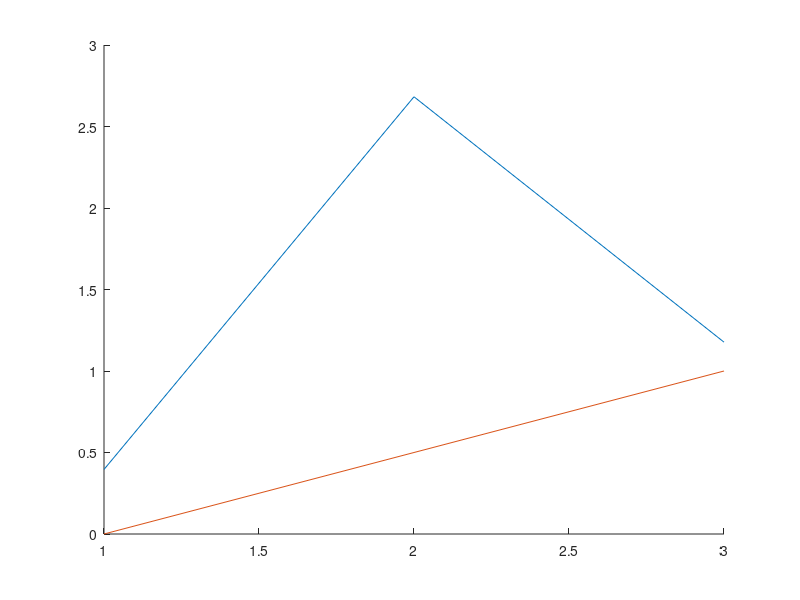
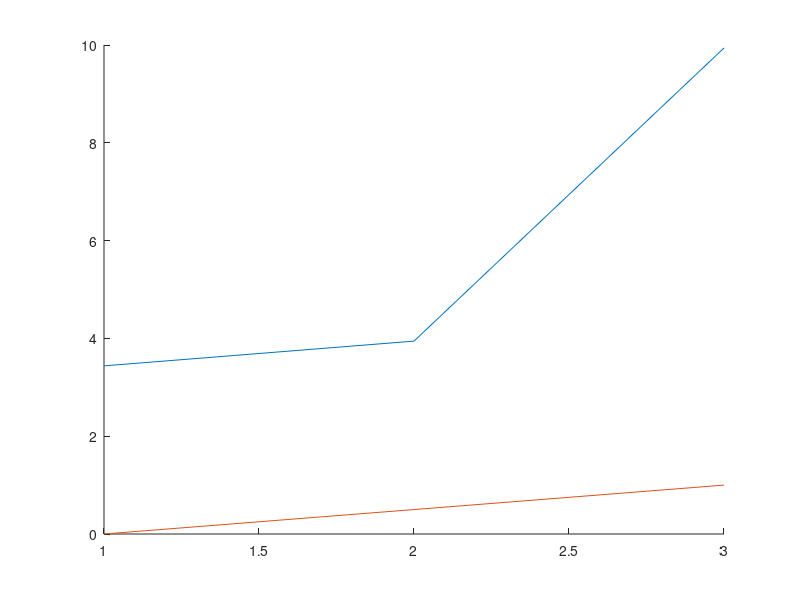
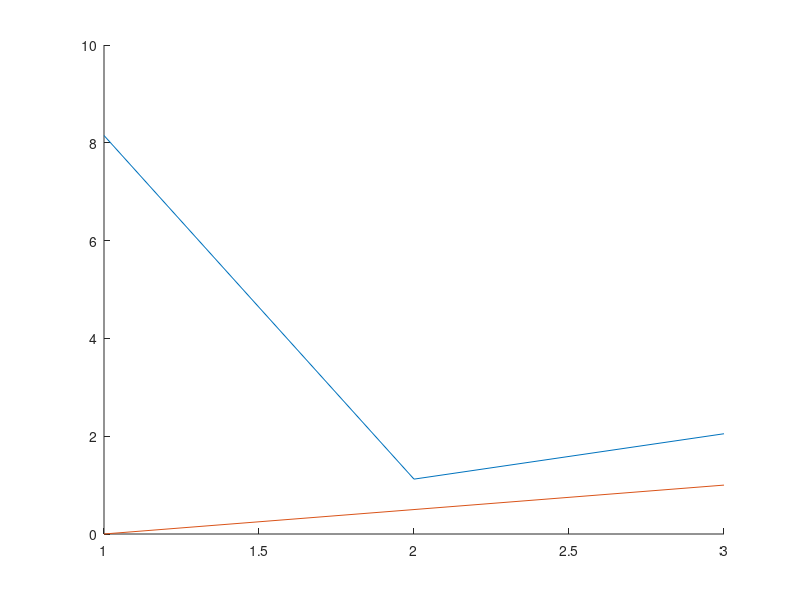
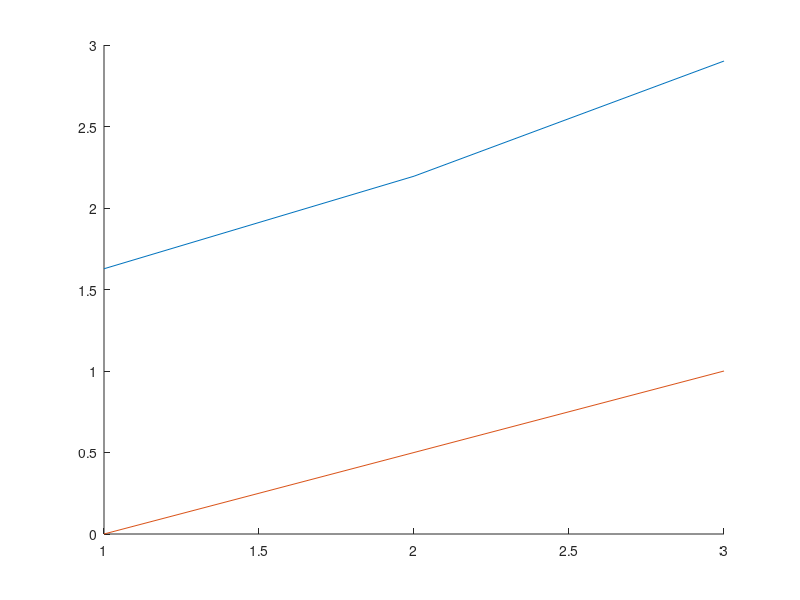

Write MATLAB code to recreate these figures, in order.

%ladda in datan
%case 1
GMappingCase1Fast=[0.6059 0.2250 0.8305 0.6480 0.2030 0.5025 0.0765];
GMappingCase1Med=[0.3742 1.5669 1.3889 0.5142 1.0858 0.9860 0.2767];
GMappingCase1Slow=[0.6092 0.3467 0.6524 1.1289 1.0715 0.7617 0.1096];
HectorCase1Fast=[1.1902 1.5843 1.1888 1.1912 1.1889 1.2687 0.0311];
HectorCase1Med=[0.3680 0.4841 0.4754 0.4778 0.4535 0.4518 0.0023];
HectorCase1Slow=[0.2443 5.3189 5.3191 5.3141 5.3191 4.3031 5.1482];

GMappingCase1FastA=[ 0.1065 0.0555 0.0764 0.0814 0.0644 0.0769 0.0004];
GMappingCase1MedA=[ 0.0213 0.1364 0.1443 0.0703 0.1066 0.0958 0.0026];
GMappingCase1SlowA=[ -0.0494 -0.0454 -0.0714 -0.0634 -0.1045 -0.0668 0.0006];
HectorCase1FastA=[0.0016 0.0028 0.0036 0.0026 0.0039 0.0029 0.0000];
HectorCase1MedA=[-0.0091 -0.0142 -0.0342 -0.0363 -0.0391 -0.0266 0.0002];
HectorCase1SlowA=[-0.0352 -0.1799 -0.1798 -0.1989 -0.1798 -0.1547 0.0045];

%case 2 
GMappingCase2Fast=[1.6942 1.0432 1.1076 0.5666 0.6240 1.0071 0.2061];
GMappingCase2Med=[0.8200 0.7967 0.8201 0.6084 0.5475 0.7185 0.0170];
GMappingCase2Slow=[1.6016 0.5492 0.3921 0.6488 1.4967 0.9377 0.3213];
HectorCase2Fast=[0.2560 0.2560 0.3242 0.3013 0.3268 0.2929 0.0012];
HectorCase2Med=[ 0.1547 0.2079 0.2079 0.2309 0.2414 0.2086 0.0011];
HectorCase2Slow=[0.0957 0.1881 0.0727 0.1077 0.0601 0.1049 0.0025];

GMappingCase2FastA=[-0.129 -0.0781 -0.0929 -0.0560 -0.0699 -0.0854 0.0008];
GMappingCase2MedA=[-0.0780 -0.0510 -0.0771 -0.0630 -0.0520 -0.0642 0.0002];
GMappingCase2SlowA=[-0.1197 -0.0388 -0.0178 -0.0657 -0.0788 -0.0642 0.0015];
HectorCase2FastA=[0.0131 0.0131 0.0049 0.0147 0.0053 0.0102 0.0000];
HectorCase2MedA=[0.0038 0.0022 0.0022 0.0049 0.0047 0.0035 0.0000];
HectorCase2SlowA=[0.0087 -0.0034 0.0099 0.0087 0.0047 0.0057 0.0000];

%case 3
GMappingCase3Fast=[0.2837 0.2666 0.3484 0.2351 0.3945 0.3056 0.0042];
GMappingCase3Med=[0.5983 0.6492 0.5584 0.3877 0.7132 0.5813 0.0151];
GMappingCase3Slow=[0.9354 1.1027 1.0480 1.0393 1.4911 1.1233 0.0459];
HectorCase3Fast=[0.0389 0.0392 0.0358 0.0344 0.0392 0.0375 5.1506e-06];
HectorCase3Med=[0.9342 0.9342 0.9342 0.9342 0.9342 0.9342 1.3534e-09];
HectorCase3Slow=[.0294 1.0792 1.0792 1.0812 1.0792 1.0696 5.0661e-04];

GMappingCase3FastA=[-0.0169 0.0291 0.0271 -0.0049 0.0421 0.0153 0.0006];
GMappingCase3MedA=[-0.0041 -0.0050 -0.0010 0.0020 -0.0120 -0.0042 0.0000];
GMappingCase3SlowA=[0.0029 0.0019 -0.0061 -0.0091 0.0269 0.0033 0.0002];
HectorCase3FastA=[0.0031 0.0031 0.0031 0.0031 0.0031 0.0031 0.0000];
HectorCase3MedA=[0.0150 0.0160 0.0160 0.0160 0.0160 0.0158 0.0000];
HectorCase3SlowA=[0.0139 0.0060 0.0059 0.0059 0.0059 0.0075 0.0000];

%case 4
GMappingCase4Fast=[1.2001 1.3057 1.0546 1.333 0.6573 1.1101 0.0760];
GMappingCase4Med=[1.1868 1.2353 0.9022 1.1369 1.454 1.183 0.0393];
GMappingCase4Slow=[0.7599 1.1188 2.4455 1.1474 0.6773 1.2298 0.5058];
HectorCase4Fast=[0.5397 0.7848 0.6694 0.5399 0.8774 0.6822 0.0223];
HectorCase4Med=[0.8545 0.2819 0.7324 0.5842 1.0366 0.6979 0.0816];
HectorCase4Slow=[0.5468 0.4538 0.5828 1.1865 0.4635 0.6467 0.0941];

GMappingCase4FastA=[0.0046 0.0466 -0.0024 0.0346 0.0086 0.0184 0.0004];
GMappingCase4MedA=[-0.0626 -0.0736 -0.1006 -0.0206 -0.1056 -0.0726 0.0012];
GMappingCase4SlowA=[-0.0197 -0.0216 -0.1416 0.1263 0.0463 -0.0021 0.0096];
HectorCase4FastA=[0.0238 0.0554 0.0484 0.0234 0.0524 0.0406 0.0003];
HectorCase4MedA=[0.0196 0.0138 0.0494 0.0204 0.0744 0.0355 0.0007];
HectorCase4SlowA=[0.0377 0.0415 0.0405 0.0985 0.0216 0.0479 0.0009];

c1Fast=GMappingCase1Fast(6)/HectorCase1Fast(6)
c1Med=GMappingCase1Med(6)/HectorCase1Med(6)
c1Slow=GMappingCase1Slow(6)/HectorCase1Slow(6)

c2Fast=GMappingCase2Fast(6)/HectorCase2Fast(6)
c2Med=GMappingCase2Med(6)/HectorCase2Med(6)
c2Slow=GMappingCase2Slow(6)/HectorCase2Slow(6)

c3Fast=GMappingCase3Fast(6)/HectorCase3Fast(6)
c3Med=GMappingCase3Med(6)/HectorCase3Med(6)
c3Slow=GMappingCase3Slow(6)/HectorCase3Slow(6)

c4Fast=GMappingCase4Fast(6)/HectorCase4Fast(6)
c4Med=GMappingCase4Med(6)/HectorCase4Med(6)
c4Slow=GMappingCase4Slow(6)/HectorCase4Slow(6)



[GMappingCase1Fast(6) GMappingCase1Med(6) GMappingCase1Slow(6)]
[HectorCase1Fast(6) HectorCase1Med(6) HectorCase1Slow(6)]
[c1Fast c1Med c1Slow]
figure()
hold on
plot([c1Fast+0 c1Med+0.5 c1Slow+1])
plot([0 0.5 1])

[GMappingCase2Fast(6) GMappingCase2Med(6) GMappingCase2Slow(6)]
[HectorCase2Fast(6) HectorCase2Med(6) HectorCase2Slow(6)]
[c2Fast c2Med c2Slow]
figure()
hold on
plot([c2Fast+0 c2Med+0.5 c2Slow+1])
plot([0 0.5 1])

[GMappingCase3Fast(6) GMappingCase3Med(6) GMappingCase3Slow(6)]
[HectorCase3Fast(6) HectorCase3Med(6) HectorCase3Slow(6)]
[c3Fast c3Med c3Slow]
figure()
hold on
plot([c3Fast+0 c3Med+0.5 c3Slow+1])
plot([0 0.5 1])

[GMappingCase4Fast(6) GMappingCase4Med(6) GMappingCase4Slow(6)]
[HectorCase4Fast(6) HectorCase4Med(6) HectorCase4Slow(6)]
[c4Fast c4Med c4Slow]
figure()
hold on
plot([c4Fast+0 c4Med+0.5 c4Slow+1])
plot([0 0.5 1])


%[GMappingCase2Fast(6) GMappingCase2Med(6) GMappingCase2Slow(6)]
%[HectorCase2Fast(6) HectorCase2Med(6) HectorCase2Slow(6)]
%[c2Fast c2Med c2Slow]
figure()
hold on
plot([GMappingCase1Fast(6) GMappingCase1Med(6) GMappingCase1Slow(6)])
plot([HectorCase1Fast(6) HectorCase1Med(6) HectorCase1Slow(6)])

figure()
hold on
plot([GMappingCase2Fast(6) GMappingCase2Med(6) GMappingCase2Slow(6)])
plot([HectorCase2Fast(6) HectorCase2Med(6) HectorCase2Slow(6)])

figure()
hold on
plot([GMappingCase3Fast(6) GMappingCase3Med(6) GMappingCase3Slow(6)])
plot([HectorCase3Fast(6) HectorCase3Med(6) HectorCase3Slow(6)])

figure()
hold on
plot([GMappingCase4Fast(6) GMappingCase4Med(6) GMappingCase4Slow(6)])
plot([HectorCase4Fast(6) HectorCase4Med(6) HectorCase4Slow(6)])